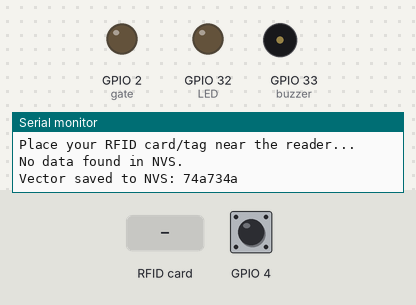
Bench run of a program on a simulated ESP32. On the bench: output pins drawn as LEDs (lit = HIGH), buzzer (waves = sounding, pin HIGH), the last lines printed to the serial monitor. Dashed ring = blinking. The test bench sets the inputs (shaded band); at power-on: GPIO 4 HIGH. EEPROM starts erased.

Above: at 1.2 s.
1.3 s: RFID card 84 78 76 83 held to the reader
At 1.46 s:
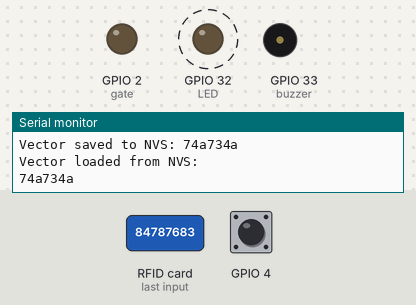
Timing chart, 0 to 4.3 s (numbered marks = the images above; inputs shaded):
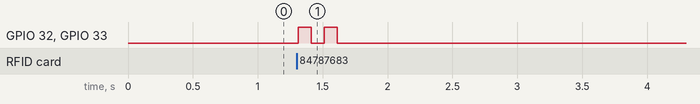

Measured:
- after the input at 1.3 s, GPIO 32 (LED), GPIO 33 (buzzer): alternates HIGH for 0.10 s and LOW for 0.10 s, 4 changes in all, then stays LOW, starting at once

The program:

main.cpp
```cpp
#include <Arduino.h>
#include <SPI.h>
#include <MFRC522.h>
#include <Preferences.h>
#include <vector>
using namespace std;

#define SDA 5
#define RST 16
#define buzzer 33
#define LED 32
#define gate 2

MFRC522 rfid(SDA , RST);
Preferences preferences;

vector<String> guys_uid;
String serialized = "";
String master_UID = "";
String new_UID = "";
String member_UID = "";
bool check_pushbutton = true;
bool check_exist = true;
bool member_check = true;


void saveVectorToNVS() {
  serialized = "";                                    // Reset the serialized string
  for (int i = 0; i < guys_uid.size(); i++) {
    serialized += guys_uid[i];
    if (i < guys_uid.size() - 1) {
      serialized += ",";                              // Add a comma separator
    }
  }
  preferences.putString("guys_uid", serialized);
  Serial.println("Vector saved to NVS: " + serialized);
}


void loadVectorFromNVS() {

  serialized = preferences.getString("guys_uid", "");
  if (serialized.length() == 0) {
    Serial.println("No data found in NVS.");
    return;
  }

  guys_uid.clear();                                 // Clear the vector before loading new data
  int start = 0;
  int end = serialized.indexOf(',');

  while (end != -1) {
    guys_uid.push_back(serialized.substring(start, end));
    start = end + 1;
    end = serialized.indexOf(',', start);
  }
  guys_uid.push_back(serialized.substring(start));   // Add the last element
  Serial.println("Vector loaded from NVS:");
  for (int i = 0; i < guys_uid.size(); i++) {
    Serial.println(guys_uid[i]);
  }
}


void setup() {
  Serial.begin(115200);
  pinMode(4 , INPUT_PULLUP);
  pinMode(buzzer , OUTPUT);
  pinMode(LED , OUTPUT);
  pinMode(gate , OUTPUT);
  SPI.begin(18 , 19 , 23);
  rfid.PCD_Init();
  Serial.println("Place your RFID card/tag near the reader...");
  preferences.begin("rfid-storage", false);

  loadVectorFromNVS();
  if (guys_uid.size() == 0) {
    guys_uid.push_back("74a734a");
    saveVectorToNVS();
  }
}


void loop() {

  if(digitalRead(4) == LOW){
    check_pushbutton = false;
  }

  if(check_pushbutton == false){                              //button is pushed
    while(!rfid.PICC_IsNewCardPresent() || !rfid.PICC_ReadCardSerial()) {
    }

    for (byte i = 0; i < rfid.uid.size; i++) {
      master_UID += String(rfid.uid.uidByte[i], HEX);         //get master card
    }
    rfid.PICC_HaltA();

    if(master_UID == ("74a734a" || "84787683" || "c9701b3f" || "amirhosein")){         //check master card
      digitalWrite(buzzer , HIGH);
      delay(100);
      digitalWrite(buzzer , LOW);

      while(!rfid.PICC_IsNewCardPresent() || !rfid.PICC_ReadCardSerial()) {          //recive new card
      }
      for (byte i = 0; i < rfid.uid.size; i++) {
        new_UID += String(rfid.uid.uidByte[i], HEX);           //take new card uid
      }
      rfid.PICC_HaltA();


      if(new_UID != master_UID){

        for(int i = 0 ; i < guys_uid.size() ; i++){

          if(new_UID == guys_uid[i]){                           //check if not the saved one
            check_exist = false;
            // digitalWrite(buzzer , HIGH);
            // delay(200);
            // digitalWrite(buzzer , LOW);
            // Serial.println("no");
            break;
          }
        }

        if(check_exist == true){
            Serial.println("saved!");                           //save new card uid whatever not repeated

            guys_uid.push_back(new_UID);

            digitalWrite(LED , HIGH);
            digitalWrite(buzzer , HIGH);
            delay(500);
            digitalWrite(LED , LOW);
            digitalWrite(buzzer , LOW);

            saveVectorToNVS();
        }
      }
    }
    // else{                                                     //can't recognize master card
    //   digitalWrite(buzzer , HIGH);
    //   delay(500);
    //   digitalWrite(buzzer , LOW);
    // }

    check_pushbutton = true;
    master_UID  = "";
    new_UID = "";
    check_exist = true;
  }

  else if(check_pushbutton == true){                              //the button not pushed
    if(!rfid.PICC_IsNewCardPresent()){
      return;
    }
    if(!rfid.PICC_ReadCardSerial()){
      return;
    }

    for (byte i = 0; i < rfid.uid.size; i++){
      member_UID += String(rfid.uid.uidByte[i], HEX);
    }
    rfid.PICC_HaltA();

    loadVectorFromNVS();

    for(int i = 0 ; i < guys_uid.size() ; i++){
      if(member_UID == guys_uid[i]){                              //recognize you and
        digitalWrite(buzzer , HIGH);
        digitalWrite(LED , HIGH);
        delay(500);
        digitalWrite(buzzer , LOW);
        digitalWrite(LED , LOW);

        digitalWrite(gate , HIGH);                                //the door opens
        delay(2000);
        digitalWrite(gate , LOW);
        member_check = false;
      }
    }
    if(member_check == true){                                      //can't recognize the card(strange person)
      digitalWrite(buzzer , HIGH);
      digitalWrite(LED , HIGH);
      delay(100);
      digitalWrite(buzzer , LOW);
      digitalWrite(LED , LOW);
      delay(100);
      digitalWrite(buzzer , HIGH);
      digitalWrite(LED , HIGH);
      delay(100);
      digitalWrite(buzzer , LOW);
      digitalWrite(LED , LOW);
    }

    member_check = true;
    member_UID = "";
  }
}
```
